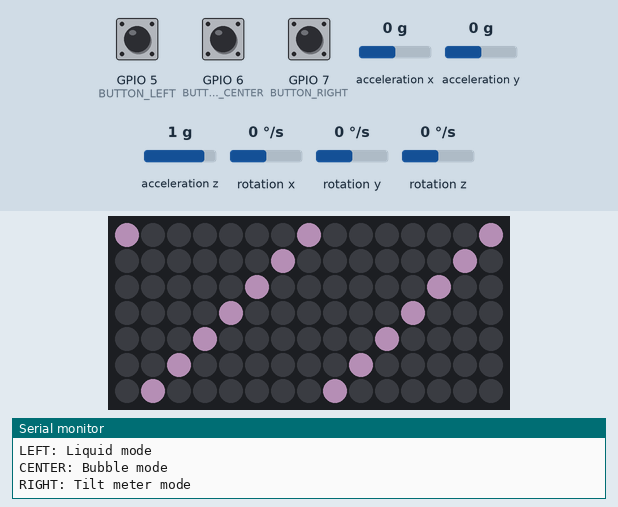
This sketch was run on a simulated ESP32-S3. Parts: 15×7 RGB LED matrix (first LED top left, wired row by row), the last lines printed to the serial monitor. The inputs (shaded band) are chosen by the test bench; at power-on: GPIO 6 (BUTTON_CENTER) HIGH, GPIO 7 (BUTTON_RIGHT) HIGH, GPIO 5 (BUTTON_LEFT) HIGH, acceleration x 0 g, acceleration y 0 g, acceleration z 1 g, rotation x 0 °/s, rotation y 0 °/s, rotation z 0 °/s. Dim RGB values are drawn brighter than linear; random numbers use the default seed unless the sketch sets one.

Above: at 2.9 s.
3.0 s: GPIO 6 (BUTTON_CENTER) pulled LOW for 0.15 s
At 3.19 s:
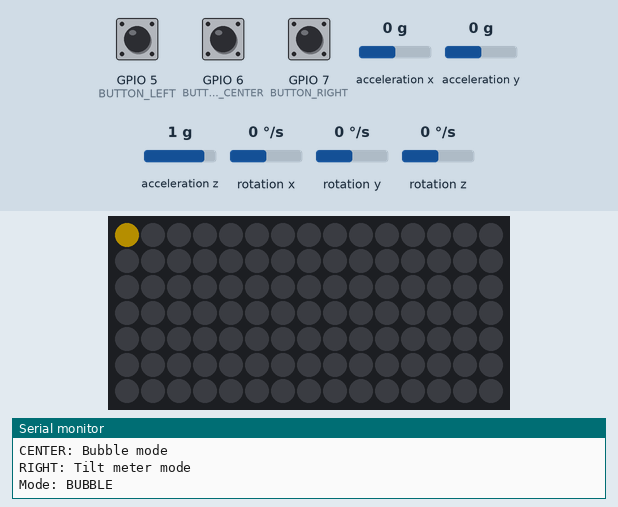
3.7 s: GPIO 7 (BUTTON_RIGHT) pulled LOW for 0.15 s
At 4.7 s:
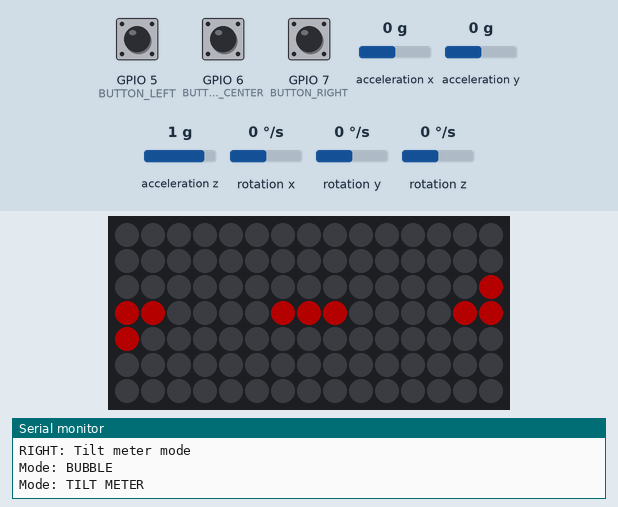
5.3 s: GPIO 5 (BUTTON_LEFT) pulled LOW for 1 s
At 5.38 s:
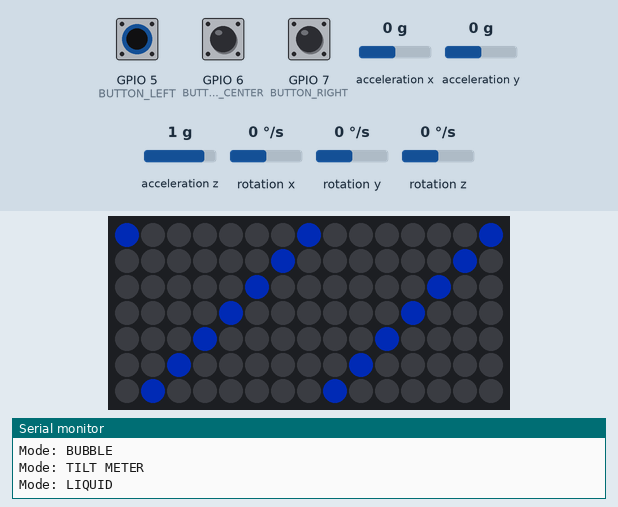
7.8 s: acceleration x set to -0.4 g
At 8.7 s:
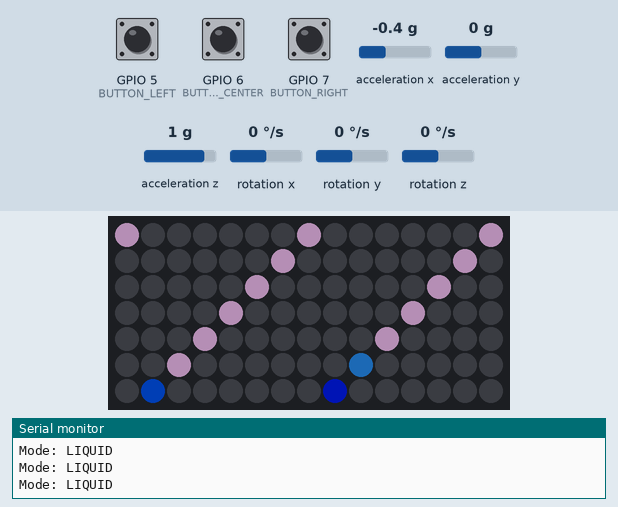
9.7 s: acceleration y set to 0.4 g
At 11.2 s:
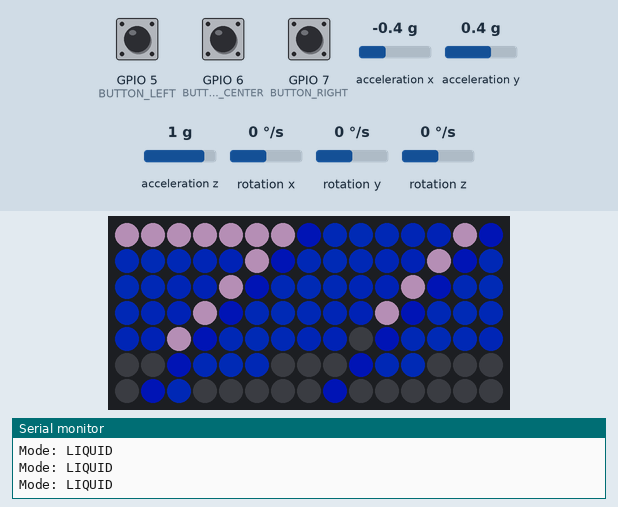
11.7 s: acceleration x set to 0.8 g
At 11.87 s:
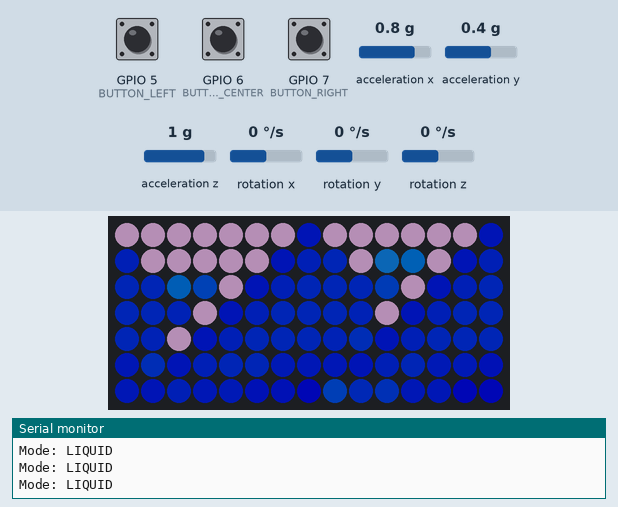
Timing chart, 0 to 14.7 s (numbered marks = the images above; inputs shaded):
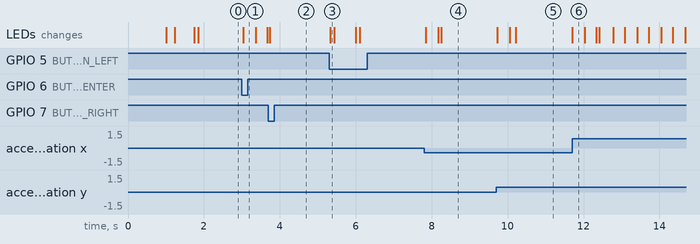

The sketch:

IMU_LED_Control.ino
```cpp
/*
 * Framework Badge - MPU6050 Tilt-Controlled LED Matrix
 *
 * Uses accelerometer data to create gravity-responsive LED effects:
 * - "Liquid" effect: LEDs pool at the lowest edge based on tilt
 * - Color changes based on tilt angle
 * - Safe power management for battery operation
 *
 * Hardware:
 * - RP2040-based Framework Badge
 * - 15x7 WS2812B LED matrix (IO#4)
 * - MPU6050 IMU via Whisker Port I2C (shared with ESP32 ProS3)
 * - Three buttons (IO#5, #6, #7)
 *
 * Wiring (Shared I2C Bus):
 * The MPU6050 shares the I2C bus with the ESP32 ProS3 coprocessor.
 * Both devices connect to the same SDA/SCL pins (parallel connection).
 *
 * Physical wiring options:
 * 1. Breadboard: Connect both MPU6050 and ESP32 to same pins
 * 2. Daisy-chain: MPU6050 → ESP32 → Badge SAO port
 * 3. Y-cable: Badge SAO → splits to MPU6050 and ESP32
 *
 * Pin connections:
 *   Badge Whisker/SAO Port     MPU6050         ESP32 ProS3
 *   ----------------------     -------         -----------
 *   +3.3V               ───┬──→ VCC      ───┬──→ 3V3 (GPIO1/2 bus)
 *   GND                 ───┼──→ GND      ───┼──→ GND
 *   IO#23 (SDA)         ───┼──→ SDA      ───┼──→ GPIO1 (SDA)
 *   IO#24 (SCL)         ───┴──→ SCL      ───┴──→ GPIO2 (SCL)
 *
 * I2C Addresses:
 * - MPU6050: 0x68 (default, or 0x69 if AD0 pulled high)
 * - ESP32 ProS3: 0x42
 *
 * Required Libraries (Install via Library Manager):
 * - Adafruit_NeoPixel (for LED control)
 * - MPU6050 by Electronic Cats (based on jrowberg's I2Cdev)
 *   Search: "MPU6050" and install the one by Electronic Cats
 * - I2Cdev by Jeff Rowberg (dependency)
 *   Search: "I2Cdev" or install from: https://github.com/jrowberg/i2cdevlib
 *
 * Library Installation:
 * Method 1 - Arduino Library Manager (Recommended):
 *   1. Sketch → Include Library → Manage Libraries
 *   2. Search "MPU6050" → Install "MPU6050 by Electronic Cats"
 *   3. Search "I2Cdev" → Install if not automatically installed
 *
 * Method 2 - Manual Installation:
 *   1. Download: https://github.com/jrowberg/i2cdevlib/archive/master.zip
 *   2. Extract Arduino/I2Cdev and Arduino/MPU6050 folders
 *   3. Copy both to Arduino/libraries/ folder
 *   4. Restart Arduino IDE
 */

#include <Adafruit_NeoPixel.h>
#include <I2Cdev.h>
#include <MPU6050.h>
#include <Wire.h>

// Hardware pin definitions
#define LED_PIN 4
#define BUTTON_LEFT 5
#define BUTTON_CENTER 6
#define BUTTON_RIGHT 7

// I2C pins for MPU6050
#define SDA_PIN 23
#define SCL_PIN 24

// LED matrix configuration
#define LED_COUNT 105
#define LED_COLS 15
#define LED_ROWS 7
#define MAX_BRIGHTNESS 64  // 25% max for power safety

// Animation modes
enum AnimationMode {
  MODE_LIQUID,      // Liquid pooling effect
  MODE_BUBBLE,      // Rising bubbles
  MODE_TILT_METER   // Tilt angle visualization
};

Adafruit_NeoPixel strip(LED_COUNT, LED_PIN, NEO_GRB + NEO_KHZ800);
MPU6050 mpu;

AnimationMode currentMode = MODE_LIQUID;
unsigned long lastModeChange = 0;
const unsigned long MODE_DEBOUNCE = 300;

// Liquid simulation state
float liquid[LED_COLS][LED_ROWS] = {0};  // Amount of "liquid" at each position

// MPU6050 raw data
int16_t ax, ay, az;
int16_t gx, gy, gz;

void setup() {
  Serial.begin(115200);

  // Wait for serial connection (optional, comment out for standalone operation)
  delay(1000);

  // Initialize buttons
  pinMode(BUTTON_LEFT, INPUT_PULLUP);
  pinMode(BUTTON_CENTER, INPUT_PULLUP);
  pinMode(BUTTON_RIGHT, INPUT_PULLUP);

  // Initialize I2C with custom pins for RP2040
  Wire.setSDA(SDA_PIN);
  Wire.setSCL(SCL_PIN);
  Wire.begin();
  Wire.setClock(400000);  // 400kHz Fast Mode (MPU6050 supports up to 400kHz)

  // Initialize LED matrix
  strip.begin();
  strip.setBrightness(MAX_BRIGHTNESS);
  strip.clear();
  strip.show();

  // Initialize MPU6050 (I2C address 0x68, shared bus with ESP32)
  Serial.println("Initializing MPU6050 on shared I2C bus...");
  Serial.println("Note: ESP32 ProS3 is at 0x42, MPU6050 at 0x68");

  mpu.initialize();

  // Test connection
  if (!mpu.testConnection()) {
    Serial.println("Failed to find MPU6050 chip at address 0x68!");
    Serial.println("Check wiring and ensure I2C bus is shared correctly.");
    Serial.println("If MPU6050 AD0 pin is HIGH, it uses address 0x69.");

    // Show error pattern on LEDs (red flash)
    for (int blink = 0; blink < 5; blink++) {
      for (int i = 0; i < LED_COUNT; i++) {
        strip.setPixelColor(i, strip.Color(255, 0, 0));
      }
      strip.show();
      delay(200);
      strip.clear();
      strip.show();
      delay(200);
    }

    Serial.println("System halted. Fix wiring and reset.");
    while (1) {
      delay(10);
    }
  }

  Serial.println("MPU6050 Found on shared I2C bus!");

  // Configure MPU6050
  // Set accelerometer range to ±2g (most sensitive)
  mpu.setFullScaleAccelRange(MPU6050_ACCEL_FS_2);

  // Set gyroscope range to ±250°/s (most sensitive)
  mpu.setFullScaleGyroRange(MPU6050_GYRO_FS_250);

  // Enable Digital Low Pass Filter (DLPF) for smoother readings
  // Mode 3 = Bandwidth 44Hz (good balance of smoothness and responsiveness)
  mpu.setDLPFMode(MPU6050_DLPF_BW_42);

  // Success animation (green fade-in)
  for (int brightness = 0; brightness < MAX_BRIGHTNESS; brightness += 4) {
    strip.setBrightness(brightness);
    for (int i = 0; i < LED_COUNT; i++) {
      strip.setPixelColor(i, strip.Color(0, 255, 0));
    }
    strip.show();
    delay(10);
  }
  delay(500);
  strip.clear();
  strip.show();
  strip.setBrightness(MAX_BRIGHTNESS);

  Serial.println("\n=== Ready! ===");
  Serial.println("Use buttons to change modes:");
  Serial.println("LEFT: Liquid mode");
  Serial.println("CENTER: Bubble mode");
  Serial.println("RIGHT: Tilt meter mode");
  Serial.println("");
}

void loop() {
  // Check for mode changes
  handleButtons();

  // Get sensor readings (raw values)
  mpu.getMotion6(&ax, &ay, &az, &gx, &gy, &gz);

  // Convert raw accelerometer values to g-force (-1 to 1)
  // MPU6050 at ±2g range: 16384 LSB/g
  float accelX = (float)ax / 16384.0;
  float accelY = (float)ay / 16384.0;
  float accelZ = (float)az / 16384.0;

  // Constrain to reasonable range
  accelX = constrain(accelX, -1.0, 1.0);
  accelY = constrain(accelY, -1.0, 1.0);
  accelZ = constrain(accelZ, -1.0, 1.0);

  // Run current animation mode
  switch (currentMode) {
    case MODE_LIQUID:
      liquidEffect(accelX, accelY);
      break;
    case MODE_BUBBLE:
      bubbleEffect(accelX, accelY);
      break;
    case MODE_TILT_METER:
      tiltMeterEffect(accelX, accelY);
      break;
  }

  delay(30);  // ~33 FPS
}

void handleButtons() {
  unsigned long now = millis();

  if (now - lastModeChange < MODE_DEBOUNCE) return;

  if (digitalRead(BUTTON_LEFT) == LOW) {
    currentMode = MODE_LIQUID;
    lastModeChange = now;
    resetLiquid();
    Serial.println("Mode: LIQUID");
  } else if (digitalRead(BUTTON_CENTER) == LOW) {
    currentMode = MODE_BUBBLE;
    lastModeChange = now;
    resetLiquid();
    Serial.println("Mode: BUBBLE");
  } else if (digitalRead(BUTTON_RIGHT) == LOW) {
    currentMode = MODE_TILT_METER;
    lastModeChange = now;
    Serial.println("Mode: TILT METER");
  }
}

// Convert X,Y coordinates to LED index (column-based addressing)
int xyToIndex(int x, int y) {
  if (x < 0 || x >= LED_COLS || y < 0 || y >= LED_ROWS) return -1;
  return x * LED_ROWS + y;
}

// Liquid pooling effect - LEDs act like water responding to gravity
void liquidEffect(float accelX, float accelY) {
  // Decay existing liquid slightly
  for (int x = 0; x < LED_COLS; x++) {
    for (int y = 0; y < LED_ROWS; y++) {
      liquid[x][y] *= 0.95;
    }
  }

  // Add new liquid at the top/sides based on tilt
  for (int x = 0; x < LED_COLS; x++) {
    liquid[x][0] += 0.3;  // Constant drip from top
  }

  // Simulate gravity - liquid moves toward the "down" direction
  for (int iter = 0; iter < 3; iter++) {  // Multiple iterations for smoother flow
    for (int x = 0; x < LED_COLS; x++) {
      for (int y = 0; y < LED_ROWS; y++) {
        if (liquid[x][y] < 0.1) continue;

        // Calculate where gravity is pointing
        int nextX = x + (accelX > 0.2 ? 1 : (accelX < -0.2 ? -1 : 0));
        int nextY = y + (accelY > 0.2 ? 1 : (accelY < -0.2 ? -1 : 0));

        // Transfer liquid to lower position
        if (nextX >= 0 && nextX < LED_COLS && nextY >= 0 && nextY < LED_ROWS) {
          float transfer = liquid[x][y] * 0.3;
          liquid[x][y] -= transfer;
          liquid[nextX][nextY] += transfer;
        }
      }
    }
  }

  // Render liquid to LEDs
  strip.clear();
  for (int x = 0; x < LED_COLS; x++) {
    for (int y = 0; y < LED_ROWS; y++) {
      float amount = constrain(liquid[x][y], 0, 1);
      if (amount > 0.05) {
        // Color based on amount: blue -> cyan -> white
        uint8_t blue = 255;
        uint8_t green = amount * 200;
        uint8_t red = amount > 0.7 ? (amount - 0.7) * 850 : 0;

        int idx = xyToIndex(x, y);
        if (idx >= 0) {
          strip.setPixelColor(idx, strip.Color(red, green, blue));
        }
      }
    }
  }
  strip.show();
}

// Bubble effect - bubbles rise against gravity
void bubbleEffect(float accelX, float accelY) {
  static unsigned long lastBubble = 0;
  unsigned long now = millis();

  // Decay existing bubbles
  for (int x = 0; x < LED_COLS; x++) {
    for (int y = 0; y < LED_ROWS; y++) {
      liquid[x][y] *= 0.92;
    }
  }

  // Spawn new bubbles at the "bottom" edge
  if (now - lastBubble > 200) {
    // Determine bottom edge based on tilt
    if (abs(accelY) > abs(accelX)) {
      // Gravity mostly vertical
      int spawnY = accelY > 0 ? LED_ROWS - 1 : 0;
      liquid[random(LED_COLS)][spawnY] = 1.0;
    } else {
      // Gravity mostly horizontal
      int spawnX = accelX > 0 ? LED_COLS - 1 : 0;
      liquid[spawnX][random(LED_ROWS)] = 1.0;
    }
    lastBubble = now;
  }

  // Move bubbles against gravity
  for (int x = LED_COLS - 1; x >= 0; x--) {
    for (int y = LED_ROWS - 1; y >= 0; y--) {
      if (liquid[x][y] < 0.1) continue;

      // Move opposite to gravity direction
      int nextX = x - (accelX > 0.2 ? 1 : (accelX < -0.2 ? -1 : 0));
      int nextY = y - (accelY > 0.2 ? 1 : (accelY < -0.2 ? -1 : 0));

      if (nextX >= 0 && nextX < LED_COLS && nextY >= 0 && nextY < LED_ROWS) {
        float transfer = liquid[x][y] * 0.5;
        liquid[x][y] -= transfer;
        liquid[nextX][nextY] += transfer;
      }
    }
  }

  // Render bubbles
  strip.clear();
  for (int x = 0; x < LED_COLS; x++) {
    for (int y = 0; y < LED_ROWS; y++) {
      float amount = constrain(liquid[x][y], 0, 1);
      if (amount > 0.05) {
        // Color: yellow/orange bubbles
        uint8_t red = 255;
        uint8_t green = 200;
        uint8_t blue = amount > 0.5 ? (1.0 - amount) * 255 : amount * 255;

        int idx = xyToIndex(x, y);
        if (idx >= 0) {
          strip.setPixelColor(idx, strip.Color(red, green, blue));
        }
      }
    }
  }
  strip.show();
}

// Tilt meter - visualize the tilt angle and direction
void tiltMeterEffect(float accelX, float accelY) {
  strip.clear();

  // Calculate tilt vector
  int centerX = LED_COLS / 2;
  int centerY = LED_ROWS / 2;

  // Draw center dot
  strip.setPixelColor(xyToIndex(centerX, centerY), strip.Color(100, 100, 100));

  // Draw tilt direction line
  for (float t = 0; t <= 1.0; t += 0.2) {
    int x = centerX + (int)(accelX * 6 * t);
    int y = centerY + (int)(accelY * 3 * t);

    int idx = xyToIndex(x, y);
    if (idx >= 0) {
      // Color based on tilt magnitude
      float magnitude = sqrt(accelX * accelX + accelY * accelY);
      uint8_t red = magnitude * 255;
      uint8_t green = (1.0 - magnitude) * 255;
      strip.setPixelColor(idx, strip.Color(red, green, 0));
    }
  }

  // Draw arrow at tip
  int tipX = centerX + (int)(accelX * 6);
  int tipY = centerY + (int)(accelY * 3);

  // Arrow head
  for (int dx = -1; dx <= 1; dx++) {
    for (int dy = -1; dy <= 1; dy++) {
      int idx = xyToIndex(tipX + dx, tipY + dy);
      if (idx >= 0) {
        strip.setPixelColor(idx, strip.Color(255, 0, 0));
      }
    }
  }

  strip.show();
}

void resetLiquid() {
  for (int x = 0; x < LED_COLS; x++) {
    for (int y = 0; y < LED_ROWS; y++) {
      liquid[x][y] = 0;
    }
  }
  strip.clear();
  strip.show();
}
```

Measured:
- the behaviour switches between -0.2 and -0.3 g on acceleration x (found by bisection; images 3 and 4)
- the behaviour switches between 0.2 and 0.3 g on acceleration y (found by bisection; images 4 and 5)
- after the input at 3.0 s, the LEDs: change at once (image 1)
- after the input at 5.3 s, the LEDs: change at once (image 3)
- after the input at 7.8 s, the LEDs: first change after 0.05 s (image 4 shows a later state)
- after the input at 9.7 s, the LEDs: first change at once (image 5 shows a later state)
- after the input at 11.7 s, the LEDs: change at once (image 6)
